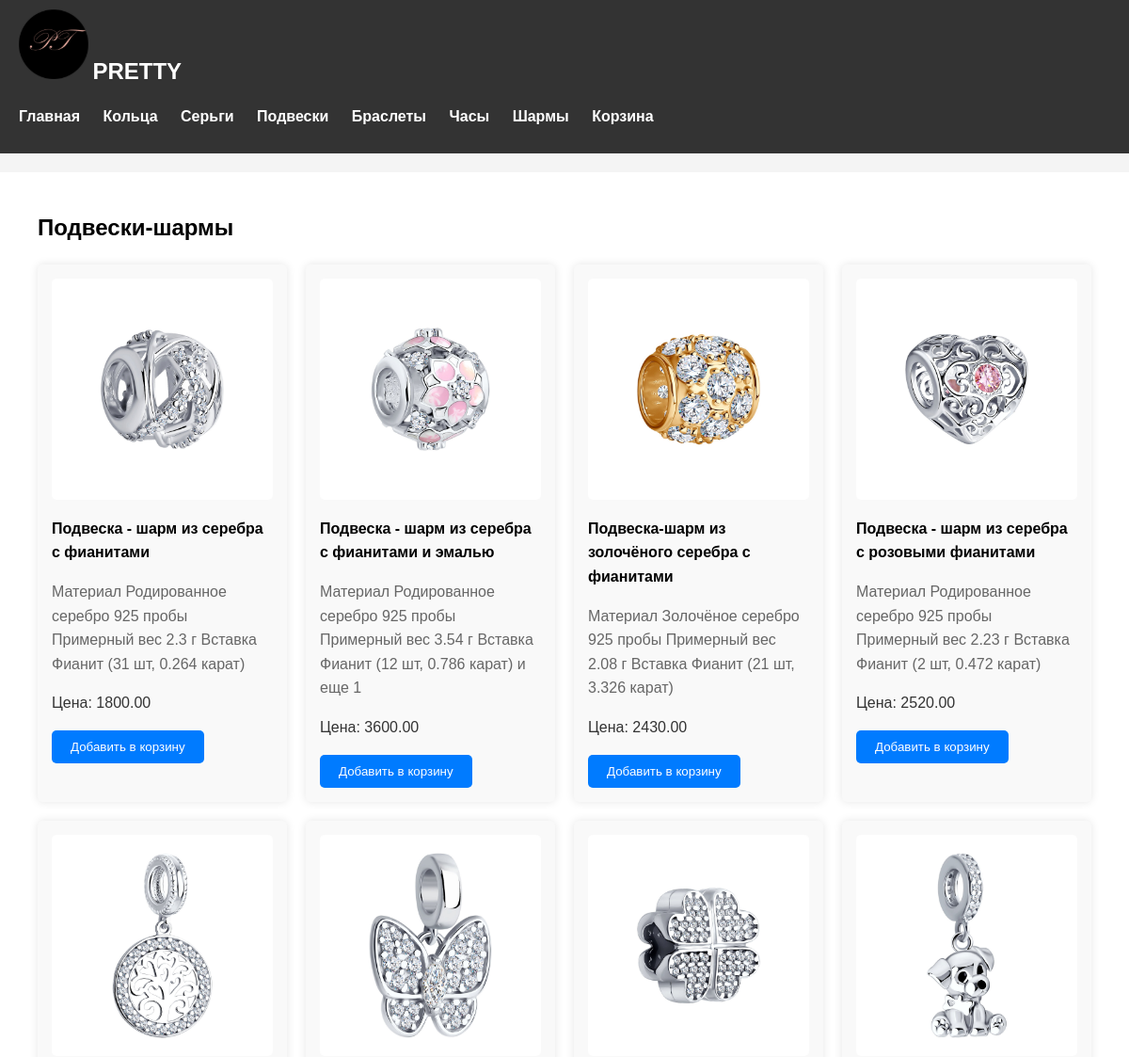
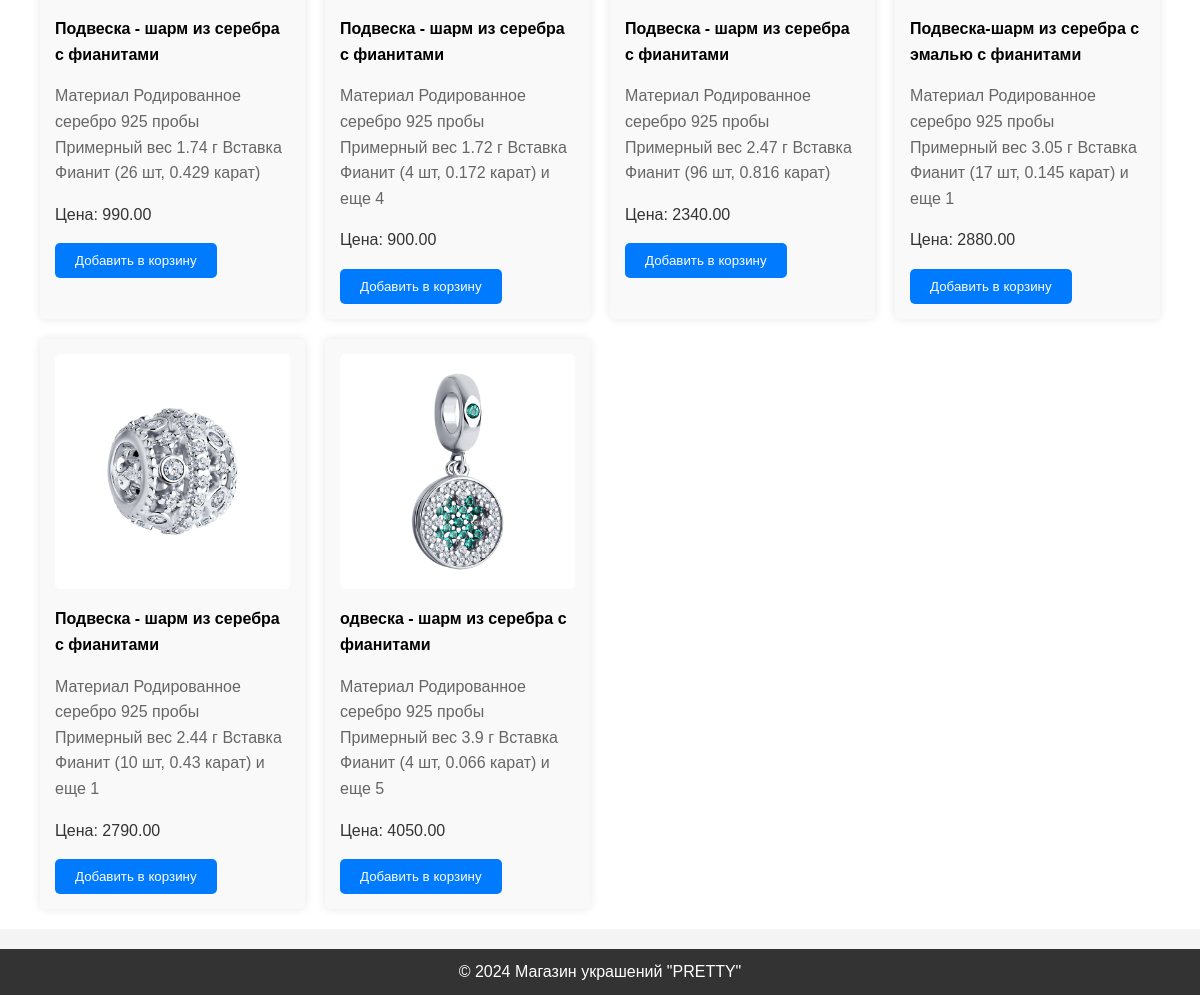
Page /charms/ on the committed database (2 pictures, top to bottom).
### shop/models.py (models this page shows, shortened)
class Jewelry(models.Model):
    name = models.CharField(max_length=100)
    description = models.TextField()
    price = models.DecimalField(max_digits=10, decimal_places=2)
    image = models.ImageField(upload_to='jewelry_images')
    class Meta:
        verbose_name = 'Jewelry'
        verbose_name_plural = 'Jewelry'

class Charm(Jewelry):
    group = models.ForeignKey(Group, on_delete=models.SET_NULL, null=True, blank=True, related_name='charms')
    class Meta:
        verbose_name = 'Charm'
        verbose_name_plural = 'Charms'

class Jewelry(models.Model):
    name = models.CharField(max_length=100)
    description = models.TextField()
    price = models.DecimalField(max_digits=10, decimal_places=2)
    image = models.ImageField(upload_to='jewelry_images')
    class Meta:
        verbose_name = 'Jewelry'
        verbose_name_plural = 'Jewelry'

### shop/views.py (the view)
# urls.py: path('charms/', views.charms_list, name='charms_list'),
def charms_list(request):
    charms = Charm.objects.all()
    return render(request, 'shop/charms_list.html', {'charms': charms})

### shop/templates/shop/charms_list.html (shortened to what this page needs)
{% load static %}
<!DOCTYPE html>
<html lang="ru">
<head>
    <link rel="stylesheet" href="{% static 'shop/css/style2.css' %}">
</head>
<body>
    <header>
        <div class="container">
            <a href="#"><img src="{% static 'shop/images/image 1.svg' %}" alt="Логотип"></a>
            <h1>PRETTY</h1>
            <nav>
                <ul>
                    <li><a href="{% url 'jewelry_list' %}">Главная</a></li>
                    <li><a href="{% url 'rings_list' %}">Кольца</a></li>
                    <li><a href="{% url 'earrings_list' %}">Серьги</a></li>
                    <li><a href="{% url 'pendants_list' %}">Подвески</a></li>
                    <li><a href="{% url 'bracelets_list' %}">Браслеты</a></li>
                    <li><a href="{% url 'watches_list' %}">Часы</a></li>
                    <li><a href="{% url 'charms_list' %}">Шармы</a></li>
                    <li><a href="{% url 'cart_detail' %}">Корзина</a></li>
                </ul>
            </nav>
        </div>
    </header>
    <main>
        <section class="catalog">
            <div class="container content" id="charms">
                {% if charms %}
                <h2>Подвески-шармы</h2>
                <div class="products">
                    {% for charm in charms %}
                    <div class="product">
                        <a href="{% url 'jewelry_detail' 'charm' charm.id %}">
                            <img src="{{ charm.image.url }}" alt="{{ charm.name }}">
                        </a>
                        <p class="product-name">{{ charm.name }}</p>
                        <p class="product-description">{{ charm.description }}</p>
                        <p class="product-price">Цена: {{ charm.price }}</p>
                        <form action="{% url 'add_to_cart' charm.id %}" method="post">
                            <button type="submit">Добавить в корзину</button>
                        </form>
                    </div>
                    {% endfor %}
                </div>
                {% else %}
                <p>Нет доступных товаров в этой категории.</p>
                {% endif %}
            </div>
        </section>
    </main>
    <footer>
        <div class="container">
            <p>&copy; {% now "Y" %} Магазин украшений "PRETTY"</p>
        </div>
    </footer>
</body>
</html>

### shop/static/shop/css/style2.css (style rules this page uses)
body { font-family: Arial, sans-serif; line-height: 1.6; background-color: #f4f4f4; margin: 0; padding: 0; }
.container { max-width: 1200px; margin: 0 auto; padding: 0 20px; }
header { background-color: #333; color: #fff; padding: 10px 0; }
header a { text-decoration: none; color: #fff; }
header h1 { margin: 0; font-size: 24px; display: inline; }
nav ul { list-style-type: none; padding: 0; }
nav ul li { display: inline-block; margin-right: 20px; }
nav ul li:last-child { margin-right: 0; }
nav ul li a { color: #fff; text-decoration: none; font-weight: bold; }
main { padding: 20px 0; }
section.catalog { background-color: #fff; padding: 20px; }
.catalog .container { display: flex; justify-content: space-between; flex-wrap: wrap; }
.products { display: grid; grid-template-columns: repeat(auto-fit, minmax(250px, 1fr)); grid-gap: 20px; }
.product { background-color: #f9f9f9; padding: 15px; border-radius: 5px; box-shadow: 0 0 10px rgba(0, 0, 0, 0.1); }
.product img { width: 100%; height: auto; border-radius: 5px; }
.product-name { font-weight: bold; margin: 10px 0; }
.product-description { color: #666; margin-bottom: 10px; }
.product-price { font-size: 16px; color: #333; }
button[type="submit"] { background-color: #007bff; color: #fff; border: none; padding: 10px 20px; cursor: pointer; border-radius: 5px; transition: background-color 0.3s; }
footer { background-color: #333; color: #fff; text-align: center; padding: 10px 0; }
footer p { margin: 0; }

### rows in the picture
Charm: image (picture), name "Подвеска - шарм из серебра с фианитами", description "Материал Родированное серебро 925 пробы Примерный вес 2.3 г Вставка Фианит (31 шт, 0.264 карат)", price "1800.00"
Charm: image (picture), name "Подвеска - шарм из серебра с фианитами и эмалью", description "Материал Родированное серебро 925 пробы Примерный вес 3.54 г Вставка Фианит (12 шт, 0.786 карат) и еще 1", price "3600.00"
Charm: image (picture), name "Подвеска-шарм из золочёного серебра с фианитами", description "Материал Золочёное серебро 925 пробы Примерный вес 2.08 г Вставка Фианит (21 шт, 3.326 карат)", price "2430.00"
Charm: image (picture), name "Подвеска - шарм из серебра с розовыми фианитами", description "Материал Родированное серебро 925 пробы Примерный вес 2.23 г Вставка Фианит (2 шт, 0.472 карат)", price "2520.00"
Charm: image (picture), name "Подвеска - шарм из серебра с фианитами", description "Материал Родированное серебро 925 пробы Примерный вес 1.74 г Вставка Фианит (26 шт, 0.429 карат)", price "990.00"
Charm: image (picture), name "Подвеска - шарм из серебра с фианитами", description "Материал Родированное серебро 925 пробы Примерный вес 1.72 г Вставка Фианит (4 шт, 0.172 карат) и еще 4", price "900.00"
Charm: image (picture), name "Подвеска - шарм из серебра с фианитами", description "Материал Родированное серебро 925 пробы Примерный вес 2.47 г Вставка Фианит (96 шт, 0.816 карат)", price "2340.00"
Charm: image (picture), name "Подвеска-шарм из серебра с эмалью с фианитами", description "Материал Родированное серебро 925 пробы Примерный вес 3.05 г Вставка Фианит (17 шт, 0.145 карат) и еще 1", price "2880.00"
Charm: image (picture), name "Подвеска - шарм из серебра с фианитами", description "Материал Родированное серебро 925 пробы Примерный вес 2.44 г Вставка Фианит (10 шт, 0.43 карат) и еще 1", price "2790.00"
Charm: image (picture), name "одвеска - шарм из серебра с фианитами", description "Материал Родированное серебро 925 пробы Примерный вес 3.9 г Вставка Фианит (4 шт, 0.066 карат) и еще 5", price "4050.00"
